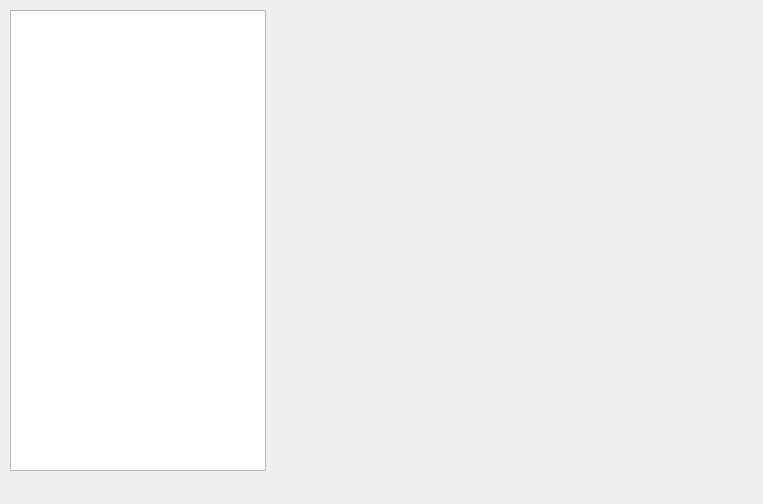
<?xml version="1.0" encoding="UTF-8"?>
<ui version="4.0">
 <class>MainWindow</class>
 <widget class="QMainWindow" name="MainWindow">
  <property name="geometry">
   <rect>
    <x>0</x>
    <y>0</y>
    <width>763</width>
    <height>504</height>
   </rect>
  </property>
  <property name="windowTitle">
   <string>MainWindow</string>
  </property>
  <widget class="QWidget" name="centralWidget">
   <widget class="QListWidget" name="gameList">
    <property name="geometry">
     <rect>
      <x>10</x>
      <y>10</y>
      <width>256</width>
      <height>461</height>
     </rect>
    </property>
    <property name="iconSize">
     <size>
      <width>30</width>
      <height>30</height>
     </size>
    </property>
   </widget>
   <widget class="QLabel" name="label_gameIcon">
    <property name="geometry">
     <rect>
      <x>273</x>
      <y>10</y>
      <width>481</width>
      <height>241</height>
     </rect>
    </property>
    <property name="text">
     <string/>
    </property>
    <property name="alignment">
     <set>Qt::AlignCenter</set>
    </property>
   </widget>
  </widget>
  <widget class="QMenuBar" name="menuBar">
   <property name="geometry">
    <rect>
     <x>0</x>
     <y>0</y>
     <width>763</width>
     <height>22</height>
    </rect>
   </property>
  </widget>
 </widget>
 <layoutdefault spacing="6" margin="11"/>
 <resources/>
 <connections/>
</ui>
